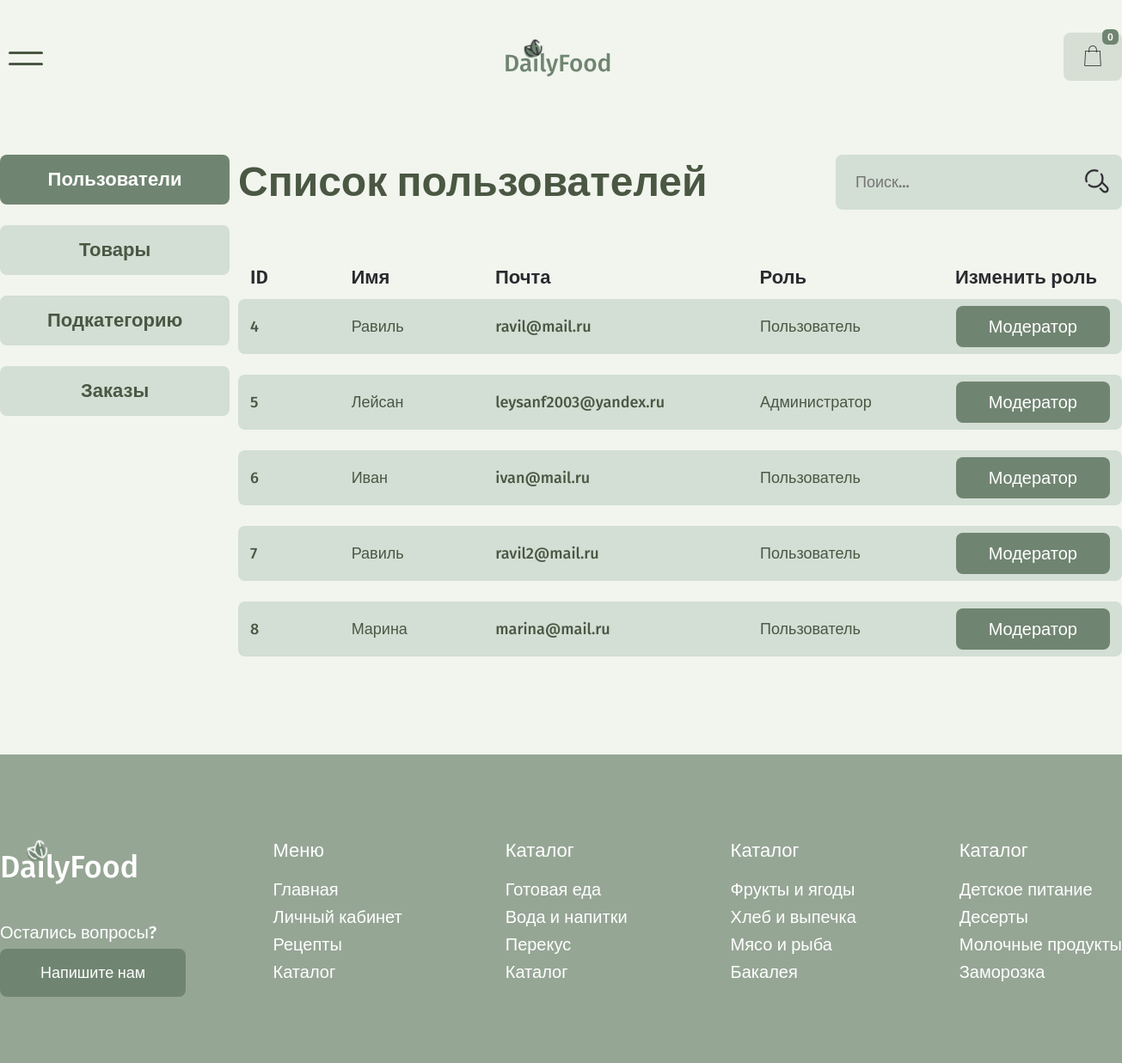
The app's page /?page=admin-user (signed in) with its own data.
### tables this page shows
CREATE TABLE `users` (
  `id` int(11) NOT NULL,
  `name` varchar(255) NOT NULL,
  `email` varchar(255) NOT NULL,
  `password` varchar(255) NOT NULL,
  `address` varchar(255) NOT NULL,
  `role` int(11) NOT NULL COMMENT '1 - user \r\n2 - moder\r\n3 - admin'
);

### pages/admin_user.php (the view, shortened to what this page needs)
<section class="user_profile">
    <div class="container">
        <div class="content_admin">
            <div class="admin_tabs_list">
                <a href="?page=admin-user" class="tab_item active">
                    Пользователи
                </a>
                <a href="?page=admin-products" class="tab_item">
                    Товары
                </a>
                <a href="?page=admin-subcategory" class="tab_item">
                    Подкатегорию
                </a>
                <a href="?page=admin-orders" class="tab_item ">
                    Заказы
                </a>
            </div>
            <div class="admin_order_content">
                <div class="header_catalog_selected_category">
                    <h2 class="headtitle_style_search">
                        Список пользователей
                    </h2>
                    <form name="search" method="POST" class="form_search">
                        <input type="text" class="input_style_admin" name="search_name" value="<?= $search_name ?>"
                            placeholder="Поиск...">
                        <button class="search_button">
                            <img src="./assets/img/icons/search.svg" alt="">
                        </button>
                    </form>
                </div>
                <div class="admin_order_list">
                    <div class="header_admin_user_item">
                        <p class="name_order_item">
                            ID
                        </p>
                        <p class="name_order_item">
                            Имя
                        </p>
                        <p class="name_order_item">
                            Почта
                        </p>
                        <p class="name_order_item">
                            Роль
                        </p>
                        <p class="name_order_item">
                            Изменить роль
                        </p>
                    </div>
                    <?php
                    $getAllUsersSQL = "SELECT * FROM users";
                    $allUsersResponse = $link->query($getAllUsersSQL);
                    while ($user = $allUsersResponse->fetch_assoc()) { ?>
                        <div class="admin_user_item">
                            <div class="content_admin_user_item">
                                <p class="data_user_information">
                                    <?= $user['id'] ?>
                                </p>
                                <p class="data_user_information">
                                    <?= $user['name'] ?>
                                </p>
                                <p class="data_user_information">
                                    <?= $user['email'] ?>
                                </p>
                                <p class="data_user_information">
                                    <?
                                    if ($user['role'] == '1') {
                                        echo 'Пользователь';
                                    } else {
                                        if ($user['role'] == '2') {
                                            echo 'Модератор';
                                        }
                                    }
                                    if ($user['role'] == '3') {
                                        echo 'Администратор';
                                    }
                                    ?>
                                </p>
                                <a href="?" class="change_status_order_admin">
                                    Модератор
                                </a>
                            </div>
                        </div>
                    <?
                    }
                    ?>
                </div>
            </div>
        </div>
    </div>
</section>

### css/style.css (style rules this page uses)
html, body, div, span, applet, object, iframe, h1, h2, h3, h4, h5, h6, p, blockquote, pre, a, abbr, acronym, address, big, cite, code, del, dfn, em, img, ins, kbd, q, s, samp, small, strike, strong, sub, sup, tt, var, b, u, i, center, dl, dt, dd, ol, ul, li, fieldset, form, label, legend, table, caption, tbody, tfoot, thead, tr, th, td, article, aside, canvas, details, embed, figure, figcaption, footer, header, hgroup, menu, nav, output, ruby, section, summary, time, mark, audio, video { margin: 0; padding: 0; border: 0; font-size: 100%; font: inherit; vertical-align: baseline; text-decoration: none; }
article, aside, details, figcaption, figure, footer, header, hgroup, menu, nav, section { display: block; }
body { line-height: 1; }
body { margin: 0; padding: 0; font-family: "Fira Sans", sans-serif; background-color: #f1f5ed; }
.container { width: 100%; max-width: 1520px; margin: auto; }
.header_catalog_selected_category { display: flex; align-items: center; justify-content: space-between; }
.headtitle_style_search { color: #4a5743; font-size: 48px; font-weight: 700; }
.form_search { display: flex; justify-content: center; align-items: center; background-color: #d3ded4; padding: 4px 6px; border-radius: 8px; }
.search_button { background-color: #d3ded4; border: none; outline: none; }
.user_profile { padding-top: 180px; padding-bottom: 90px; box-sizing: border-box; }
.content_admin { display: flex; align-items: flex-start; justify-content: space-between; }
.admin_tabs_list { display: flex; flex-direction: column; row-gap: 24px; }
.tab_item { padding: 18px 55px; background-color: #d3ded4; color: #4a5743; border: none; outline: none; font-size: 22px; font-weight: 600; border-radius: 8px; display: flex; justify-content: center; align-items: center; }
.tab_item.active { color: #ffffff; background-color: #708571; text-decoration: none; }
.input_style_admin { padding: 17px; width: 240px; background-color: #d3ded4; border: none; border-radius: 8px; outline: none; color: #4a5743; font-size: 18px; font-weight: 500; font-family: "Fira Sans", sans-serif; }
.name_order_item { font-size: 22px; font-weight: 600; color: #2a2a2f; text-align: left; }
.content_admin_user_item { background-color: #d3ded4; border-radius: 8px; padding: 8px 14px; width: 1000px; display: flex; justify-content: space-between; align-items: center; }
.data_user_information { color: #4a5743; font-size: 18px; font-weight: 500; text-align: left; }
.header_admin_user_item { display: flex; justify-content: space-between; padding: 14px 14px; margin-top: 54px; }
.data_user_information:nth-child(1) { width: 30px; }
.data_user_information:nth-child(2) { width: 80px; }
.data_user_information:nth-child(3) { width: 220px; }
.data_user_information:nth-child(4) { width: 140px; }
.name_order_item:nth-child(1) { width: 30px; }
.name_order_item:nth-child(2) { width: 80px; }
.name_order_item:nth-child(3) { width: 220px; }
.name_order_item:nth-child(4) { width: 140px; }
.name_order_item:nth-child(5) { width: 180px; }
.admin_order_list { display: flex; flex-direction: column; column-gap: 14px; }
.admin_user_item { margin-bottom: 24px; }
.change_status_order_admin { padding: 14px 38px; background-color: #708571; color: #ffffff; font-size: 20px; font-weight: 500; border-radius: 8px; }

### records on screen
users: id "4", name "Равиль", email "ravil@mail.ru", role "Пользователь"
users: id "5", name "Лейсан", email "leysanf2003@yandex.ru", role "Администратор"
users: id "6", name "Иван", email "ivan@mail.ru", role "Пользователь"
users: id "7", name "Равиль", email "ravil2@mail.ru", role "Пользователь"
users: id "8", name "Марина", email "marina@mail.ru", role "Пользователь"

### other values on screen
$userCartCount "0"
